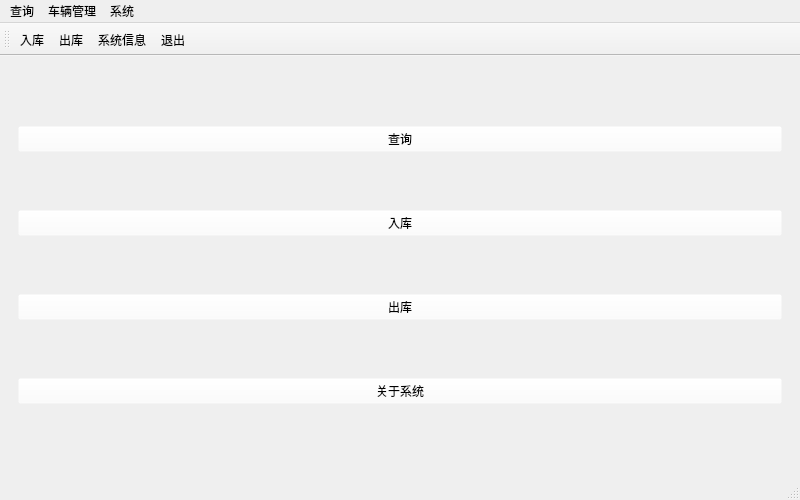
<?xml version="1.0" encoding="UTF-8"?>
<ui version="4.0">
 <class>Parking</class>
 <widget class="QMainWindow" name="Parking">
  <property name="geometry">
   <rect>
    <x>0</x>
    <y>0</y>
    <width>800</width>
    <height>500</height>
   </rect>
  </property>
  <property name="windowTitle">
   <string>MainWindow</string>
  </property>
  <widget class="QWidget" name="centralwidget">
   <layout class="QGridLayout" name="gridLayout_4">
    <item row="0" column="0">
     <widget class="QStackedWidget" name="stackedWidget">
      <property name="styleSheet">
       <string notr="true">background-color: rgba(255, 255, 255, 0);</string>
      </property>
      <property name="currentIndex">
       <number>0</number>
      </property>
      <widget class="QWidget" name="pageMain">
       <layout class="QGridLayout" name="gridLayout_3">
        <item row="0" column="0">
         <widget class="QPushButton" name="pushButtonCheck">
          <property name="text">
           <string>查询</string>
          </property>
         </widget>
        </item>
        <item row="1" column="0">
         <widget class="QPushButton" name="pushButtonEnter">
          <property name="text">
           <string>入库</string>
          </property>
         </widget>
        </item>
        <item row="2" column="0">
         <widget class="QPushButton" name="pushButtonOut">
          <property name="text">
           <string>出库</string>
          </property>
         </widget>
        </item>
        <item row="3" column="0">
         <widget class="QPushButton" name="pushButtonSysInfo">
          <property name="text">
           <string>关于系统</string>
          </property>
         </widget>
        </item>
       </layout>
      </widget>
      <widget class="QWidget" name="pageCheck">
       <widget class="QToolBox" name="toolBox">
        <property name="geometry">
         <rect>
          <x>20</x>
          <y>10</y>
          <width>761</width>
          <height>391</height>
         </rect>
        </property>
        <property name="currentIndex">
         <number>3</number>
        </property>
        <widget class="QWidget" name="page">
         <property name="geometry">
          <rect>
           <x>0</x>
           <y>0</y>
           <width>98</width>
           <height>89</height>
          </rect>
         </property>
         <attribute name="label">
          <string>一号区</string>
         </attribute>
         <layout class="QGridLayout" name="gridLayout">
          <item row="0" column="0">
           <widget class="QScrollArea" name="scrollArea">
            <property name="widgetResizable">
             <bool>true</bool>
            </property>
            <widget class="QWidget" name="scrollAreaWidgetOne">
             <property name="geometry">
              <rect>
               <x>0</x>
               <y>0</y>
               <width>98</width>
               <height>28</height>
              </rect>
             </property>
            </widget>
           </widget>
          </item>
         </layout>
        </widget>
        <widget class="QWidget" name="page_2">
         <property name="geometry">
          <rect>
           <x>0</x>
           <y>0</y>
           <width>98</width>
           <height>89</height>
          </rect>
         </property>
         <attribute name="label">
          <string>二号区</string>
         </attribute>
         <layout class="QGridLayout" name="gridLayout_2">
          <item row="0" column="0">
           <widget class="QScrollArea" name="scrollArea_2">
            <property name="widgetResizable">
             <bool>true</bool>
            </property>
            <widget class="QWidget" name="scrollAreaWidgetTwo">
             <property name="geometry">
              <rect>
               <x>0</x>
               <y>0</y>
               <width>98</width>
               <height>28</height>
              </rect>
             </property>
            </widget>
           </widget>
          </item>
         </layout>
        </widget>
        <widget class="QWidget" name="page_3">
         <property name="geometry">
          <rect>
           <x>0</x>
           <y>0</y>
           <width>98</width>
           <height>89</height>
          </rect>
         </property>
         <attribute name="label">
          <string>三号区</string>
         </attribute>
         <layout class="QGridLayout" name="gridLayout_5">
          <item row="0" column="0">
           <widget class="QScrollArea" name="scrollAreaThree">
            <property name="widgetResizable">
             <bool>true</bool>
            </property>
            <widget class="QWidget" name="scrollAreaWidgetThree">
             <property name="geometry">
              <rect>
               <x>0</x>
               <y>0</y>
               <width>98</width>
               <height>28</height>
              </rect>
             </property>
            </widget>
           </widget>
          </item>
         </layout>
        </widget>
        <widget class="QWidget" name="page_4">
         <property name="geometry">
          <rect>
           <x>0</x>
           <y>0</y>
           <width>98</width>
           <height>89</height>
          </rect>
         </property>
         <attribute name="label">
          <string>四号区</string>
         </attribute>
         <layout class="QGridLayout" name="gridLayout_6">
          <item row="0" column="0">
           <widget class="QScrollArea" name="scrollArea_4">
            <property name="widgetResizable">
             <bool>true</bool>
            </property>
            <widget class="QWidget" name="scrollAreaWidgetFour">
             <property name="geometry">
              <rect>
               <x>0</x>
               <y>0</y>
               <width>98</width>
               <height>28</height>
              </rect>
             </property>
            </widget>
           </widget>
          </item>
         </layout>
        </widget>
       </widget>
      </widget>
      <widget class="QWidget" name="pageSysInfo">
       <widget class="QLabel" name="label">
        <property name="geometry">
         <rect>
          <x>180</x>
          <y>110</y>
          <width>141</width>
          <height>50</height>
         </rect>
        </property>
        <property name="font">
         <font>
          <family>Microsoft PhagsPa</family>
          <pointsize>24</pointsize>
         </font>
        </property>
        <property name="text">
         <string>价       格：</string>
        </property>
       </widget>
       <widget class="QLineEdit" name="lineEditPrice">
        <property name="geometry">
         <rect>
          <x>330</x>
          <y>110</y>
          <width>210</width>
          <height>50</height>
         </rect>
        </property>
       </widget>
       <widget class="QLabel" name="label_2">
        <property name="geometry">
         <rect>
          <x>540</x>
          <y>110</y>
          <width>201</width>
          <height>50</height>
         </rect>
        </property>
        <property name="font">
         <font>
          <family>Microsoft PhagsPa</family>
          <pointsize>24</pointsize>
         </font>
        </property>
        <property name="text">
         <string>（元/每小时）</string>
        </property>
       </widget>
       <widget class="QLabel" name="label_3">
        <property name="geometry">
         <rect>
          <x>180</x>
          <y>200</y>
          <width>141</width>
          <height>50</height>
         </rect>
        </property>
        <property name="font">
         <font>
          <family>Microsoft PhagsPa</family>
          <pointsize>24</pointsize>
         </font>
        </property>
        <property name="text">
         <string>会员折扣：</string>
        </property>
       </widget>
       <widget class="QComboBox" name="comboBox">
        <property name="geometry">
         <rect>
          <x>330</x>
          <y>200</y>
          <width>210</width>
          <height>50</height>
         </rect>
        </property>
        <property name="font">
         <font>
          <family>Microsoft PhagsPa</family>
          <pointsize>24</pointsize>
         </font>
        </property>
        <property name="layoutDirection">
         <enum>Qt::LeftToRight</enum>
        </property>
        <property name="autoFillBackground">
         <bool>false</bool>
        </property>
        <item>
         <property name="text">
          <string>9</string>
         </property>
        </item>
        <item>
         <property name="text">
          <string>8</string>
         </property>
        </item>
        <item>
         <property name="text">
          <string>7</string>
         </property>
        </item>
        <item>
         <property name="text">
          <string>6</string>
         </property>
        </item>
        <item>
         <property name="text">
          <string>5</string>
         </property>
        </item>
        <item>
         <property name="text">
          <string>4</string>
         </property>
        </item>
        <item>
         <property name="text">
          <string>3</string>
         </property>
        </item>
        <item>
         <property name="text">
          <string>2</string>
         </property>
        </item>
        <item>
         <property name="text">
          <string>1</string>
         </property>
        </item>
       </widget>
       <widget class="QLabel" name="label_10">
        <property name="geometry">
         <rect>
          <x>20</x>
          <y>20</y>
          <width>111</width>
          <height>41</height>
         </rect>
        </property>
        <property name="text">
         <string>当前状态：系统信息</string>
        </property>
       </widget>
       <widget class="QLabel" name="label_12">
        <property name="geometry">
         <rect>
          <x>170</x>
          <y>20</y>
          <width>351</width>
          <height>71</height>
         </rect>
        </property>
        <property name="text">
         <string>当前系统计费标准为：5小时以内20元，超过5小时部分每小时10元</string>
        </property>
       </widget>
      </widget>
      <widget class="QWidget" name="pageOut">
       <widget class="QLabel" name="label_4">
        <property name="geometry">
         <rect>
          <x>200</x>
          <y>100</y>
          <width>120</width>
          <height>40</height>
         </rect>
        </property>
        <property name="font">
         <font>
          <family>Microsoft PhagsPa</family>
          <pointsize>20</pointsize>
         </font>
        </property>
        <property name="text">
         <string>卡        号：</string>
        </property>
       </widget>
       <widget class="QLabel" name="label_5">
        <property name="geometry">
         <rect>
          <x>200</x>
          <y>160</y>
          <width>120</width>
          <height>40</height>
         </rect>
        </property>
        <property name="font">
         <font>
          <family>Microsoft PhagsPa</family>
          <pointsize>20</pointsize>
         </font>
        </property>
        <property name="text">
         <string>类        型：</string>
        </property>
       </widget>
       <widget class="QLabel" name="label_6">
        <property name="geometry">
         <rect>
          <x>200</x>
          <y>220</y>
          <width>120</width>
          <height>40</height>
         </rect>
        </property>
        <property name="font">
         <font>
          <family>Microsoft PhagsPa</family>
          <pointsize>20</pointsize>
         </font>
        </property>
        <property name="text">
         <string>入库时间：</string>
        </property>
       </widget>
       <widget class="QLabel" name="label_7">
        <property name="geometry">
         <rect>
          <x>200</x>
          <y>280</y>
          <width>120</width>
          <height>40</height>
         </rect>
        </property>
        <property name="font">
         <font>
          <family>Microsoft PhagsPa</family>
          <pointsize>20</pointsize>
         </font>
        </property>
        <property name="text">
         <string>消费金额：</string>
        </property>
       </widget>
       <widget class="QLineEdit" name="lineEditCardIdOut">
        <property name="geometry">
         <rect>
          <x>340</x>
          <y>100</y>
          <width>230</width>
          <height>40</height>
         </rect>
        </property>
       </widget>
       <widget class="QComboBox" name="comboBoxCardType">
        <property name="geometry">
         <rect>
          <x>340</x>
          <y>160</y>
          <width>230</width>
          <height>40</height>
         </rect>
        </property>
        <property name="font">
         <font>
          <family>Microsoft PhagsPa</family>
          <pointsize>20</pointsize>
         </font>
        </property>
        <item>
         <property name="text">
          <string>临时卡</string>
         </property>
        </item>
        <item>
         <property name="text">
          <string>会员卡</string>
         </property>
        </item>
       </widget>
       <widget class="QLineEdit" name="lineEditEnterTimeOut">
        <property name="geometry">
         <rect>
          <x>340</x>
          <y>220</y>
          <width>230</width>
          <height>40</height>
         </rect>
        </property>
       </widget>
       <widget class="QLineEdit" name="lineEditCostOut">
        <property name="geometry">
         <rect>
          <x>340</x>
          <y>280</y>
          <width>171</width>
          <height>40</height>
         </rect>
        </property>
       </widget>
       <widget class="QLabel" name="label_8">
        <property name="geometry">
         <rect>
          <x>530</x>
          <y>280</y>
          <width>41</width>
          <height>40</height>
         </rect>
        </property>
        <property name="font">
         <font>
          <family>Microsoft PhagsPa</family>
          <pointsize>20</pointsize>
         </font>
        </property>
        <property name="text">
         <string>元</string>
        </property>
       </widget>
       <widget class="QLabel" name="label_9">
        <property name="geometry">
         <rect>
          <x>20</x>
          <y>30</y>
          <width>91</width>
          <height>41</height>
         </rect>
        </property>
        <property name="text">
         <string>当前状态：出库</string>
        </property>
       </widget>
      </widget>
      <widget class="QWidget" name="pageEnter">
       <widget class="QLabel" name="label_11">
        <property name="geometry">
         <rect>
          <x>10</x>
          <y>0</y>
          <width>91</width>
          <height>41</height>
         </rect>
        </property>
        <property name="text">
         <string>当前状态：入库</string>
        </property>
       </widget>
       <widget class="QLineEdit" name="lineEditCardIdEnter">
        <property name="geometry">
         <rect>
          <x>340</x>
          <y>100</y>
          <width>230</width>
          <height>40</height>
         </rect>
        </property>
        <property name="font">
         <font>
          <family>Microsoft PhagsPa</family>
          <pointsize>20</pointsize>
         </font>
        </property>
       </widget>
       <widget class="QLabel" name="label_15">
        <property name="geometry">
         <rect>
          <x>200</x>
          <y>220</y>
          <width>120</width>
          <height>40</height>
         </rect>
        </property>
        <property name="font">
         <font>
          <family>Microsoft PhagsPa</family>
          <pointsize>20</pointsize>
         </font>
        </property>
        <property name="text">
         <string>入库时间：</string>
        </property>
       </widget>
       <widget class="QLabel" name="label_16">
        <property name="geometry">
         <rect>
          <x>200</x>
          <y>100</y>
          <width>120</width>
          <height>40</height>
         </rect>
        </property>
        <property name="font">
         <font>
          <family>Microsoft PhagsPa</family>
          <pointsize>20</pointsize>
         </font>
        </property>
        <property name="text">
         <string>卡        号：</string>
        </property>
       </widget>
       <widget class="QComboBox" name="comboBoxCardType_2">
        <property name="geometry">
         <rect>
          <x>340</x>
          <y>160</y>
          <width>230</width>
          <height>40</height>
         </rect>
        </property>
        <property name="font">
         <font>
          <family>Microsoft PhagsPa</family>
          <pointsize>20</pointsize>
         </font>
        </property>
        <item>
         <property name="text">
          <string>临时卡</string>
         </property>
        </item>
        <item>
         <property name="text">
          <string>会员卡</string>
         </property>
        </item>
       </widget>
       <widget class="QLabel" name="label_17">
        <property name="geometry">
         <rect>
          <x>200</x>
          <y>160</y>
          <width>120</width>
          <height>40</height>
         </rect>
        </property>
        <property name="font">
         <font>
          <family>Microsoft PhagsPa</family>
          <pointsize>20</pointsize>
         </font>
        </property>
        <property name="text">
         <string>类        型：</string>
        </property>
       </widget>
       <widget class="QLabel" name="labelSysTime">
        <property name="geometry">
         <rect>
          <x>340</x>
          <y>220</y>
          <width>230</width>
          <height>40</height>
         </rect>
        </property>
        <property name="font">
         <font>
          <family>Microsoft PhagsPa</family>
          <pointsize>20</pointsize>
         </font>
        </property>
        <property name="text">
         <string/>
        </property>
       </widget>
       <widget class="QLabel" name="label_18">
        <property name="geometry">
         <rect>
          <x>200</x>
          <y>50</y>
          <width>120</width>
          <height>40</height>
         </rect>
        </property>
        <property name="font">
         <font>
          <family>Microsoft PhagsPa</family>
          <pointsize>20</pointsize>
         </font>
        </property>
        <property name="text">
         <string>车  位  号：</string>
        </property>
       </widget>
       <widget class="QLineEdit" name="lineEditCarPortIdEnter">
        <property name="geometry">
         <rect>
          <x>340</x>
          <y>50</y>
          <width>230</width>
          <height>40</height>
         </rect>
        </property>
        <property name="font">
         <font>
          <family>Microsoft PhagsPa</family>
          <pointsize>20</pointsize>
         </font>
        </property>
        <property name="text">
         <string/>
        </property>
       </widget>
       <widget class="QPushButton" name="pushButtonSure">
        <property name="geometry">
         <rect>
          <x>260</x>
          <y>310</y>
          <width>75</width>
          <height>41</height>
         </rect>
        </property>
        <property name="text">
         <string>确定</string>
        </property>
       </widget>
       <widget class="QPushButton" name="pushButton_2">
        <property name="geometry">
         <rect>
          <x>440</x>
          <y>310</y>
          <width>75</width>
          <height>41</height>
         </rect>
        </property>
        <property name="text">
         <string>返回</string>
        </property>
       </widget>
      </widget>
     </widget>
    </item>
   </layout>
  </widget>
  <widget class="QMenuBar" name="menubar">
   <property name="geometry">
    <rect>
     <x>0</x>
     <y>0</y>
     <width>800</width>
     <height>23</height>
    </rect>
   </property>
   <widget class="QMenu" name="menu">
    <property name="title">
     <string>车辆管理</string>
    </property>
    <addaction name="actionEnter"/>
    <addaction name="actionOut"/>
   </widget>
   <widget class="QMenu" name="menu_2">
    <property name="title">
     <string>系统</string>
    </property>
    <addaction name="actionSysInfo"/>
    <addaction name="actionExit"/>
   </widget>
   <widget class="QMenu" name="menu_3">
    <property name="title">
     <string>查询</string>
    </property>
   </widget>
   <addaction name="menu_3"/>
   <addaction name="menu"/>
   <addaction name="menu_2"/>
  </widget>
  <widget class="QStatusBar" name="statusbar"/>
  <widget class="QToolBar" name="toolBar">
   <property name="windowTitle">
    <string>toolBar</string>
   </property>
   <attribute name="toolBarArea">
    <enum>TopToolBarArea</enum>
   </attribute>
   <attribute name="toolBarBreak">
    <bool>false</bool>
   </attribute>
   <addaction name="actionEnter"/>
   <addaction name="actionOut"/>
   <addaction name="actionSysInfo"/>
   <addaction name="actionExit"/>
  </widget>
  <action name="actionEnter">
   <property name="text">
    <string>入库</string>
   </property>
   <property name="toolTip">
    <string>入库</string>
   </property>
  </action>
  <action name="actionOut">
   <property name="text">
    <string>出库</string>
   </property>
   <property name="toolTip">
    <string>出库</string>
   </property>
  </action>
  <action name="actionSysInfo">
   <property name="text">
    <string>系统信息</string>
   </property>
  </action>
  <action name="actionExit">
   <property name="text">
    <string>退出</string>
   </property>
   <property name="toolTip">
    <string>退出系统</string>
   </property>
  </action>
 </widget>
 <resources/>
 <connections/>
</ui>
